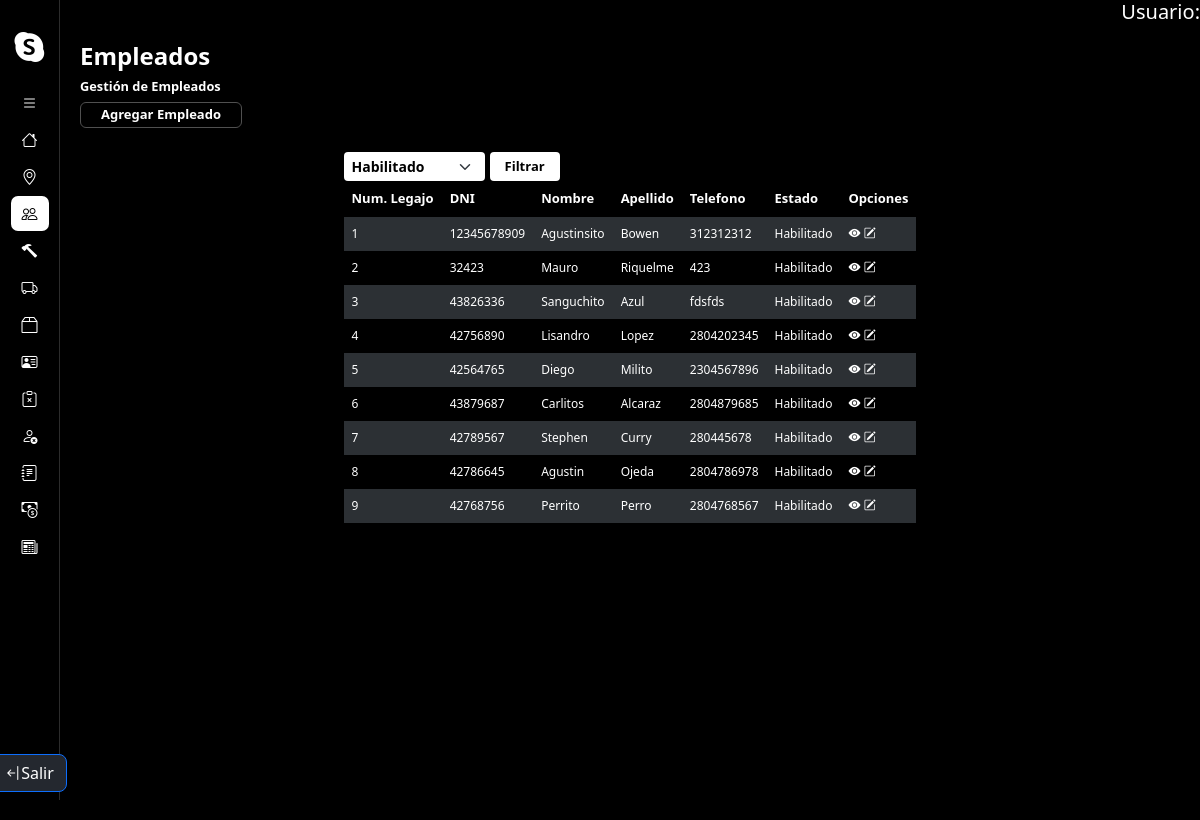
The app's page /gestionEmpleado/ (signed in), older data.
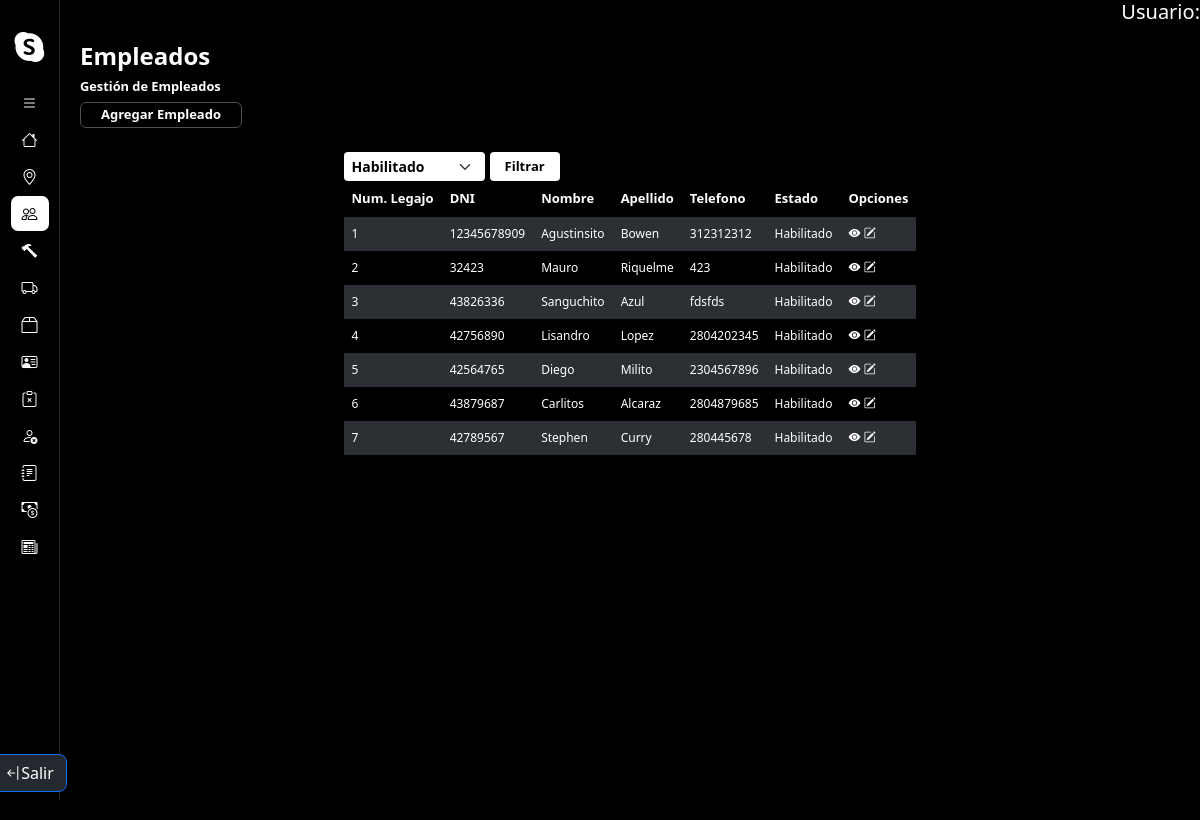
The same page, newer data.
### core/models.py (models this page shows, shortened)
class Empleado(models.Model):
    numDNI = models.CharField(unique=True,max_length=10)
    nombre = models.CharField(max_length=50)
    apellido = models.CharField(max_length=50)
    telefono = models.CharField(max_length=10)
    email = models.EmailField(max_length=254)
    sueldo = models.IntegerField()
    localidad = models.ForeignKey(Localidad, on_delete=models.DO_NOTHING)
    activo = models.BooleanField(default=True)
    sueldo_basico = 58000
    objects = EmpleadoManager()
    habilitados = EmpleadoManager(True)
    deshabilitados = EmpleadoManager(False)
    def getEstado(self):
        if self.activo == True:
            return "Habilitado"
        else:
            return "Deshabilitado"

### core/views.py (the view)
# urls.py: path('gestionEmpleado/', gestionEmpleado.as_view(), name = 'gestionEmpleado'),
@method_decorator(login_required, name='dispatch')
class gestionEmpleado(ListView):
    model = Empleado
    template_name = 'empleado/gestionEmpleados.html'
    context_object_name = 'empleados'
    def get_context_data(self, **kwargs):
        context = super().get_context_data(**kwargs)
        context['estados'] = ['Habilitado', 'Deshabilitado', 'Todos']
        estado = self.request.GET.get('estado', '')
        if estado == 'Habilitado' or not estado:
            context['empleados'] = Empleado.habilitados.all()
        elif estado == 'Deshabilitado':
            context['empleados'] = Empleado.deshabilitados.all()
        elif estado == 'Todos':
            context['empleados'] = Empleado.objects.all()
        return context

### core/models.py (called while the page is built)
    def get_queryset(self):
        qs = super().get_queryset()
        return qs.filter(activo=self.habilitado) if self.habilitado is not None else qs

### core/templates/empleado/gestionEmpleados.html (shortened to what this page needs)
{% extends 'layouts/baseGestion.html' %}
{% load static %}
{% block extracss %}{{block.super}}
<link href="{% static 'css/baseGestion.css' %}" rel="stylesheet" />
{% endblock %}
{% block title%}
    <h1>Empleados</h1>
    <h2>Gestión de Empleados</h2>
    <a href="{% url 'altaEmpleado' %}" class="btn-agregarEntidad">Agregar Empleado</a>
{% endblock %}
{% block listado%}
<div class="container contenedor-tabla-form">
    <div class="container contenedor-filtrados">
        <form method="GET" action="{% url 'gestionEmpleado' %}">
            <div class="contenedor-select-btn">
                <select name="estado" id="estado" class="form-select form-select-sm form-select-filter">
                    {% for option in estados %}
                        <option value="{{ option }}" {% if option == request.GET.estado %} selected {% endif %}>{{ option }}</option>
                    {% endfor %}
                </select>
                <button type="submit" class="btn-filtrar">Filtrar</button>
            </div>
        </form>
    </div>
    <div class="container contenedor-tabla">
        <table class="table table-striped table-dark">
            <thead>
                <tr>
                    <th scope="col">Num. Legajo</th>
                    <th scope="col">DNI</th>
                    <th scope="col">Nombre</th>
                    <th scope="col">Apellido</th>
                    <th scope="col">Telefono</th>
                    <th scope="col">Estado</th>
                    <th scope="col">Opciones</th>
                </tr>
            </thead>
            <tbody>
                {% for empleado in empleados %}
                    <tr class="fila-tabla">
                        <td scope="row">{{ empleado.pk }}</td>
                        <td scope="row">{{ empleado.numDNI }}</td>
                        <td scope="row">{{ empleado.nombre }}</td>
                        <td scope="row">{{ empleado.apellido }}</td>
                        <td scope="row">{{ empleado.telefono }}</td>
                        <td scope="row">{{ empleado.getEstado }}</td>
                        <td scope="row">
                            <button href="{% url 'detalleEmpleado' empleado.pk %}" class="opcion" type="button"
                                data-url="/gestionEmpleado/{{empleado.pk}}"
                                data-bs-toggle="offcanvas"
                                data-bs-target="#offcanvasExample"
                                aria-controls="offcanvasExample"><i class="bi bi-eye-fill"></i></button>
                            <a href="{% url 'modificarEmpleado' empleado.pk%}" class="opcion"><i class="bi bi-pencil-square"></i></i></a>
                        </td>
                    </tr>
                {% endfor %}
            </tbody>
        </table>
    </div>
</div>
{% endblock %}

### SendaRC/templates/layouts/baseGestion.html (shortened to what this page needs)
{% extends 'layouts/baseInicio.html' %}
{% load static %}
{% block extracss %}
    {{block.super}}
    <link href="{% static 'css/baseGestion.css' %}" rel="stylesheet"/>
{% endblock %}
{% block seccion-main %}
        <div class="seccion-cabecera">
            {% block title %}
            {% endblock %}
        </div>
        <div class="secccion-listado">
            {% block listado %}
            {% endblock %}
        </div>
{% endblock %}

### SendaRC/templates/layouts/baseInicio.html (shortened to what this page needs)
{% extends 'layouts/base.html' %}
{% load static %}
{% block extracss %}
    <link href="{% static 'css/baseInicio.css' %}" rel="stylesheet" />
{% endblock %}
{% block container %}
<main class="container-main">
    <aside class="nav-container">
        <nav class="navbar d-flex flex-column flex-shrink-0 bg-body-tertiary">
            <a href="/" class="d-block p-3 link-body-emphasis text-decoration-none" data-bs-toggle="tooltip"
                data-bs-placement="right" data-bs-original-title="Icon-only">
                <i class="bi bi-skype" style="color: white; font-size: 30px;"></i>
            </a>
            <ul class="list-navbar nav nav-pills nav-flush flex-column mb-auto text-center">
                <li class="nav-item" id="expand-button">
                    <button id="btn-toExpand" href="#" class="nav-link py-3 rounded-2" aria-current="page" data-bs-toggle="tooltip"
                        data-bs-placement="right" aria-label="open-bar" data-bs-original-title="open-bar">
                        <i class="bi bi-list"></i>
                    </button>
                </li>
                <li class="nav-item {% if request.path == '/home/' %}active{% endif %}">
                    <a href="{% url 'home' %}" class="nav-link py-3 rounded-2" aria-current="page" data-bs-toggle="tooltip"
                        data-bs-placement="right" aria-label="Home" data-bs-original-title="Home">
                        <i class="bi bi-house"></i>
                    </a>
                </li>
                <li class="nav-item {% if '/gestionLocalidad/' in request.path or '/altaLocalidad/' in request.path or '/modificarLocalidad/' in request.path %}active{% endif %}">
                    <a href="{% url 'gestionLocalidad' %}" class="nav-link py-3 rounded-2" aria-current="page" data-bs-toggle="tooltip"
                        data-bs-placement="right" aria-label="Localidades" data-bs-original-title="Localidades">
                        <i class="bi bi-geo-alt"></i>
                    </a>
                </li>
                <li class="nav-item {% if '/gestionEmpleado/' in request.path or '/altaEmpleado/' in request.path or '/modificarEmpleado/' in request.path %}active{% endif %}">
                    <a href="{% url 'gestionEmpleado' %}" class="nav-link py-3 rounded-2" aria-current="page" data-bs-toggle="tooltip"
                        data-bs-placement="right" aria-label="Empleados" data-bs-original-title="Empleados">
                        <i class="bi bi-people"></i>
                    </a>
                </li>
                <li class="nav-item {% if '/gestionMaquinaria/' in request.path or '/altaMaquinaria/' in request.path or '/modificarMaquinaria/' in request.path %}active{% endif %}">
                    <a href="{% url 'gestionMaquinaria' %}" class="nav-link py-3 rounded-2" aria-current="page" data-bs-toggle="tooltip"
                        data-bs-placement="right" aria-label="Maquinarias" data-bs-original-title="Maquinarias">
                        <i class="bi bi-hammer"></i>
                    </a>
                </li>
                <li class="nav-item {% if '/gestionTipoServicio/' in request.path or '/altaTipoServicio/' in request.path or '/modificarTipoServicio/' in request.path %}active{% endif %}">
                    <a href="{% url 'gestionTipoServicio' %}" class="nav-link py-3 rounded-2" aria-current="page" data-bs-toggle="tooltip"
                        data-bs-placement="right" aria-label="TipoServicios" data-bs-original-title="TipoServicios">
                        <i class="bi bi-truck"></i>
                    </a>
                </li>
                <li class="nav-item {% if '/gestionInsumos/' in request.path or '/altaInsumo/' in request.path or '/modificarInsumo/' in request.path %}active{% endif %}">
                    <a href="{% url 'gestionInsumos' %}" class="nav-link py-3 rounded-2" aria-current="page" data-bs-toggle="tooltip"
                        data-bs-placement="right" aria-label="Insumos" data-bs-original-title="Insumos">
                        <i class="bi bi-box2"></i>
                    </a>
                </li>
                <li class="nav-item {% if '/gestionClientes/' in request.path or '/altaCliente/' in request.path or '/modificarCliente/' in request.path %}active{% endif %}">
                    <a href="{% url 'gestionClientes' %}" class="nav-link py-3 rounded-2" aria-current="page" data-bs-toggle="tooltip"
                        data-bs-placement="right" aria-label="Clientes" data-bs-original-title="Clientes">
                        <i class="bi bi-person-vcard"></i>
                    </a>
                </li>
                <li class="nav-item">
                    <a href="#" class="nav-link py-3 rounded-2" aria-current="page" data-bs-toggle="tooltip"
                        data-bs-placement="right" aria-label="Reclamos" data-bs-original-title="Reclamos">
                        <i class="bi bi-clipboard-x"></i>
                    </a>
                </li>
                <li class="nav-item {% if '/gestionSanciones/' in request.path or '/altaSancion/' in request.path or '/modificarSancion/' in request.path %}active{% endif %}">
                    <a href="{% url 'gestionSanciones' %}" class="nav-link py-3 rounded-2" aria-current="page" data-bs-toggle="tooltip"
                        data-bs-placement="right" aria-label="Sanciones" data-bs-original-title="Sanciones">
                        <i class="bi bi-person-x"></i>
                    </a>
                </li>
                <li class="nav-item">
                    <a href="#" class="nav-link py-3 rounded-2" aria-current="page" data-bs-toggle="tooltip"
                        data-bs-placement="right" aria-label="Asistencias" data-bs-original-title="Asistencias">
                        <i class="bi bi-journal-text"></i>
                    </a>
                </li>
                <li class="nav-item {% if '/servicio/' in request.path%}active{% endif %}">
                    <a href="{% url 'gestionServicios' %}" class="nav-link py-3 rounded-2" aria-current="page" data-bs-toggle="tooltip"
                        data-bs-placement="right" aria-label="Presupuestos" data-bs-original-title="Presupuestos">
                        <i class="bi bi-cash-coin"></i>
                    </a>
                </li>
                <li class="nav-item {% if '/factura/' in request.path %}active{% endif %}">
                    <a href="{% url 'facturas' %}" class="nav-link py-3 rounded-2" aria-current="page" data-bs-toggle="tooltip"
                        data-bs-placement="right" aria-label="Facturas" data-bs-original-title="Facturas">
                        <i class="bi bi-newspaper"></i>
                    </a>
                </li>
            </ul>
            {% if user.is_authenticated %}
                <div class="container-btn-cerrar-sesion">
                    <a class="cerrar-sesion-btn btn btn-primary d-inline-flex align-items-center" href={% url 'logout' %}>
                            <i class="bi bi-arrow-bar-left"></i>Salir</a>
                </div>
            {% endif %}
        </nav>
    </aside>
    <section class="container-seccion-main">
        <div class="user-info">
            {% if user.is_authenticated %}
                <h5>Usuario: {{ user.first_name }} {{ user.last_name }}</h5>
            {% endif %}
        </div>
        {% block seccion-main %}
        {% endblock %}
    </section>
</main>
{% endblock %}

### SendaRC/templates/layouts/base.html (shortened to what this page needs)
{% load static %}
<!DOCTYPE html>
<html lang="en">
<head>
  <link href="{% static 'libs/bootstrap/css/bootstrap.css' %}" rel="stylesheet">
  <link rel="stylesheet" href="{% static 'libs/dataTables/css/dataTables.bootstrap5.min.css' %}">
  <link href="{% static 'css/base.css' %}" rel="stylesheet"/>
  <link href="{% static 'libs/jqueryToast/src/jquery.toast.css'%}" rel="stylesheet"/>
  <link rel="stylesheet" href="https://cdn.jsdelivr.net/npm/bootstrap-icons@1.11.1/font/bootstrap-icons.css">
  <link href="{% static 'libs/select2/css/select2.min.css'%}" rel="stylesheet" />
  {% block extracss %}{% endblock %}
</head>
<body>
  {% block container %}
  {% endblock %}
</body>
</html>

### static/css/base.css (style rules this page uses)
* { margin: 0; padding: 0; box-sizing: border-box; }
body { background-color: #000; }

### static/css/baseInicio.css (style rules this page uses)
.container-main { display: flex; width: 100%; height: 100%; }
.container-seccion-main { width: 100%; height: 100vh; position: relative; z-index: 50; }
.nav-container { width: 60px; border-right: 1px solid #2c2c2c; transition: all 0.3s ease-in-out; }
.nav-item { border-radius: 7px; position: relative; }
.navbar { background-color: #000 !important; height: 100%; align-content: center; }
.nav-link { width: 38px; height: 35px; display: flex; justify-content: center; align-items: center; color: white; transition: none; }
.list-navbar { gap: 2px; }
.active { background-color: white; }
.active > a > i { color: #000; }
#btn-toExpand { background:none; color: #fff; }
.bi-list { color: #fff !important; }
.user-info, h5 { text-align: right; color: #fff; }

### static/css/baseGestion.css (style rules this page uses)
.seccion-cabecera { color: #FFF; width: 100%; height: 15%; padding-left: 20px; padding-top: 10px; display: flex; flex-direction: column; align-items: start; }
.seccion-cabecera > h1 { font-size: 1.5rem; font-weight: 700; }
.seccion-cabecera > h2 { font-size: 0.8rem; font-weight: 700; }
.secccion-listado { height: 85%; display: flex; justify-content: center; }
.table>tbody>tr:nth-child(odd)>td, .table>thead>tr:nth-child(odd)>th { background-color: #000; }
.table>tbody>tr:nth-child(even)>td, .table>tbody>tr:nth-child(even)>th { background-color: #000; }
.table thead { font-size: 13px; }
.table tbody { font-size: 12px; }
.seccion-cabecera > a { color: #FFF; font-size: 13px; border-radius: 6px; text-decoration: none; font-weight: 700; border: 1px solid #505050; padding-inline: 20px; padding-block: 2px; background-color: #000; transition: background-color 0.1s ease-in-out; }
.opcion { background: none; border: none; color: #fff; }
.contenedor-tabla-form { width: auto; }
.contenedor-filtrados { padding-inline: 12px; }
.form-select-filter { width: auto !important; background-color: #fff !important; color: #000 !important; border: none !important; font-weight: 600 !important; }
.contenedor-select-btn { display: flex; gap: 5px; align-items: end; }
.btn-filtrar { background-color: #ffffff; color: #000; font-size: 13px; font-weight: 700; padding-inline: 15px; border-radius: 4px; border: none; transition: all .1s ease-in-out; height: 29px; }

Row changes from the older to the newer data that the page shows:
removed Empleado: pk "8", numDNI "42786645", nombre "Agustin", apellido "Ojeda", telefono "2804786978", getEstado "Habilitado"
removed Empleado: pk "9", numDNI "42768756", nombre "Perrito", apellido "Perro", telefono "2804768567", getEstado "Habilitado"
